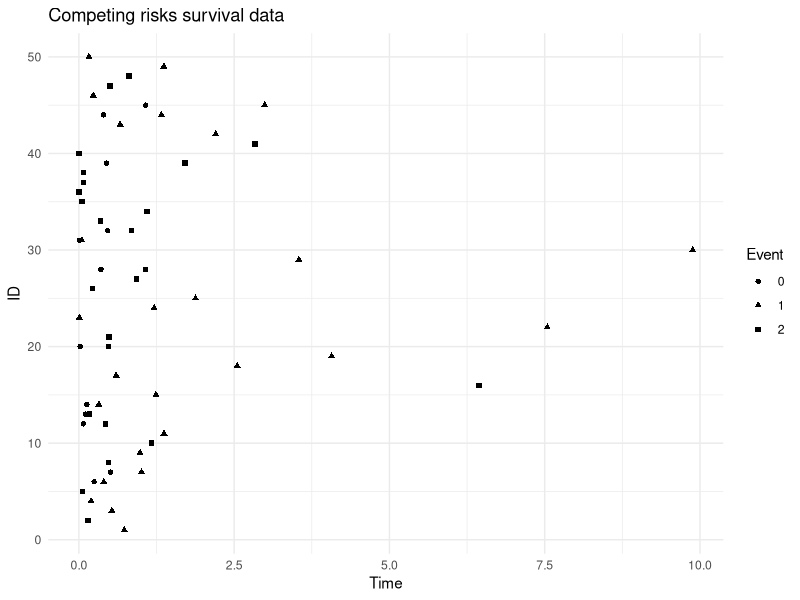

Here is the R script that generated this plot:
## ---- chunk 1
knitr::opts_chunk$set(echo = TRUE)
# Libraries
library(gridExtra)
library(tidyverse)
## ---- chunk 2
at_risk_sur <- function(x, k) as.numeric(k == 0)

at_risk_comp <- function(x, k)  as.numeric(k == 0)

at_risk_op <- function(x, k) {
  # x == 1 and x == 2 correspond to censoring and death
  if(x == 1 | x == 2) as.numeric(k == 0 | k == 1)
  # x == 0 corresponds to operation
  else as.numeric(k == 0)
}
 
## ---- chunk 3
sur_sim <- function(N,                      # Number of individuals
                    beta,                   # Baseline covariate effects
                    eta,                    # Shape parameters
                    nu,                     # Scale parameters
                    at_risk,                # Function defining the setting
                    term_deltas             # Terminal events
                    ){
  
  # Events
  x <- 1:ncol(beta)
  
  # Intensities
  phi_x <- function(x, L0, k) {
    exp(L0 * beta[1,x] + k * beta[2,x])
  }
  
  
  lambda_x <- function(x, t, k) {
    at_risk(x - 1, k) * eta[x] * nu[x] * t ^ (nu[x] - 1) * phi_x(x, L0, k)
  } 
  
  # Summed cumulative hazard
  sum_cum_haz <- function(u, t, k) {
    sum(sapply(x, function(x) {
      at_risk(x - 1, k) * eta[x] * phi_x(x, L0, k) * ((t + u) ^ nu[x] - t ^ nu[x])
    }))}
  
  
  # Inverse summed cumulative hazard function
  inverse_sc_haz <- function(p, t, k, lower_bound = 0, upper_bound = 100) {
    
    root_function <- function(u) sum_cum_haz(u, t, k) - p
    
  uniroot(root_function, lower = lower_bound, upper = upper_bound)$root
  }
  
  # Event probabilities
  probs <- function(t, k){
    
    probs <- sapply(x, function(x) lambda_x(x, t, k))
    summ <- sum(probs)
    
    probs / summ
  }
  
  # Simulation
  res <- data.frame(ID = numeric(), L0 = numeric(), Time = numeric(), Delta = numeric())

  for(j in 1:N){
    
    # Draw
    L0 <- runif(1)
    
    # Initialize
    T_k1 <- 0
    Delta <- -1
    
    # Iterate
    Ts <- c()
    Deltas <- c()
    k <- 0
    
    #browser()
    while(! Delta %in% term_deltas){
      V <- runif(1)
      W_k1 <- inverse_sc_haz(-log(V), T_k1, k)
      T_k1 <- T_k1 + W_k1
      Ts[k + 1] <- T_k1
      Deltas[k + 1] <- sample(1:length(x), size = 1, prob = probs(T_k1, k)) - 1
      Delta <- Deltas[k + 1]
      k <- k + 1
    }
    
    jth_res <- data.frame(ID = rep(j, length(Ts)), 
                      L0 = rep(L0,length(Ts)), 
                      Time = Ts, 
                      Delta = Deltas) 
    res <- rbind(res, jth_res)
  }
  return(res)
}
## ---- chunk 4
N <- 100
eta <- c(0.1, 0.1, 0.1)
nu <- c(1.1, 1.1, 1.1)
beta <- matrix(c(3, 0.1, 3, 0.1, 3,0.1), ncol = 3)

term_deltas <- c(1, 2)

# Checking whether the simulations work
sur_sim(N = N, beta = beta, eta = eta, nu = nu, at_risk = at_risk_op, 
        term_deltas = term_deltas)
sur_sim(N = N, beta = beta[,2:3], eta = eta[2:3], nu = nu[2:3], at_risk = at_risk_sur, 
        term_deltas = c(0,1))
sur_sim(N = N, beta = beta, eta = eta, nu = nu, at_risk = at_risk_comp, 
        term_deltas = c(0,1,2))


#survsim::sur_sim(N = N, beta = beta, eta = eta, nu = nu, at_risk = at_risk_op, 
#        term_deltas = term_deltas)

## ---- chunk 5
# Survival setting
N <- 200
data <- sur_sim(N = N, beta = beta[,2:3], eta = eta[2:3], nu = nu[2:3], at_risk = at_risk_sur, 
        term_deltas = c(0,1))


library(survival)
survfit <- coxph(Surv(Time, Delta == 0) ~ L0, data = data)
summary(survfit)

# Competing risks setting
N <- 50
data1 <- sur_sim(N = N, beta = beta, eta = eta, nu = nu, at_risk = at_risk_op, 
        term_deltas = term_deltas)

data1[data1$ID == 9,]


ggplot(data1) +
  geom_point(aes(x = Time, y = ID, shape = factor(Delta))) +
  theme_minimal()+
  #geom_line(aes(x = Time, y = ID, group = ID))+
  labs(title = "Competing risks survival data", shape = "Event")

